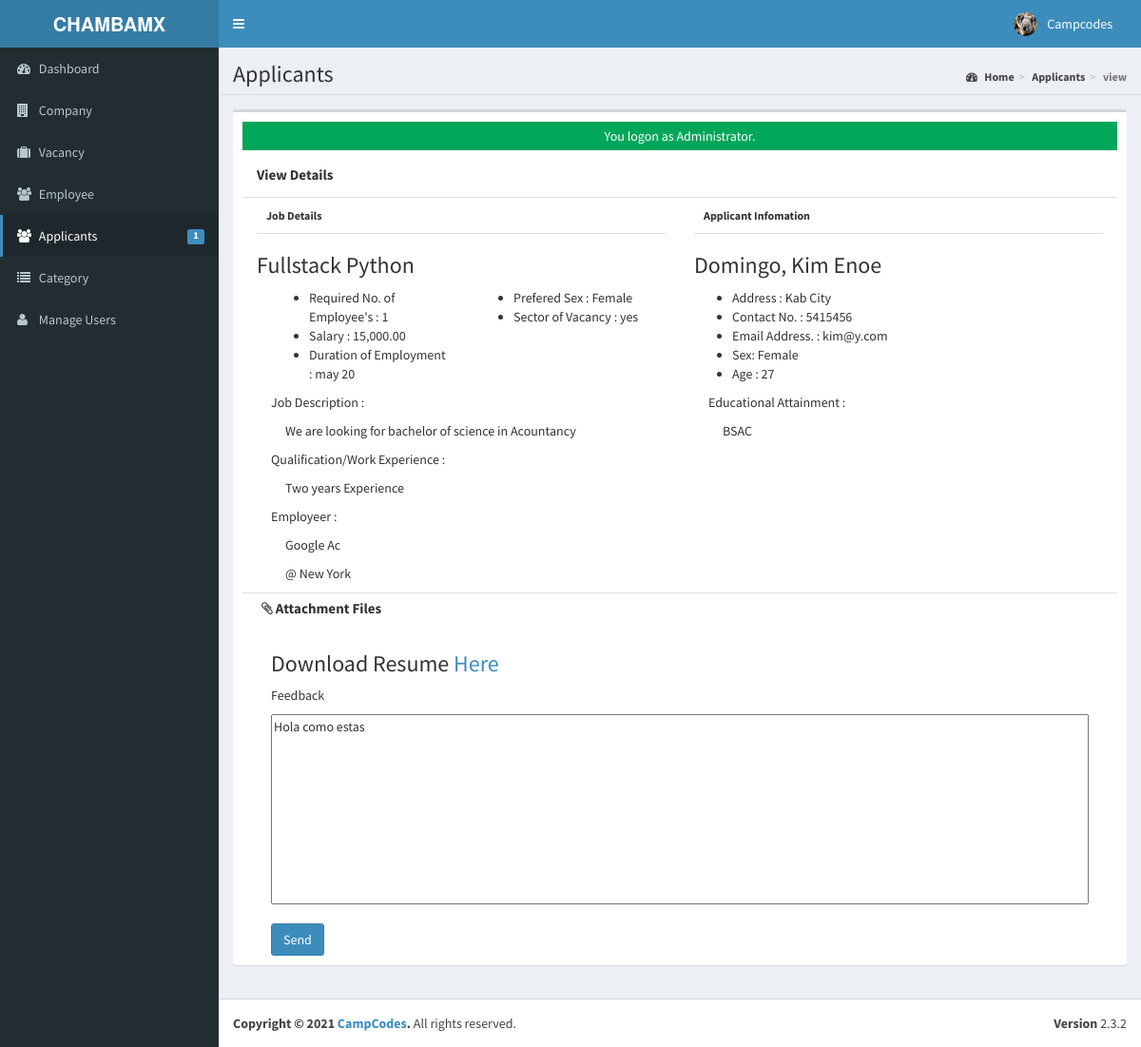
The app's page /admin/applicants/index.php?view=view&id=1 (signed in) with its own data.
### tables this page shows
CREATE TABLE `t_usuarios` (
  `USERID` varchar(30) NOT NULL,
  `FULLNAME` varchar(40) NOT NULL,
  `USERNAME` varchar(90) NOT NULL,
  `PASS` varchar(90) NOT NULL,
  `ROLE` varchar(30) NOT NULL,
  `PICLOCATION` varchar(255) NOT NULL
);

CREATE TABLE `t_empleos` (
  `JOBID` int(11) NOT NULL,
  `COMPANYID` int(11) NOT NULL,
  `CATEGORY` varchar(250) NOT NULL,
  `OCCUPATIONTITLE` varchar(90) NOT NULL,
  `REQ_NO_EMPLOYEES` int(11) NOT NULL,
  `SALARIES` double NOT NULL,
  `DURATION_EMPLOYEMENT` varchar(90) NOT NULL,
  `QUALIFICATION_WORKEXPERIENCE` text NOT NULL,
  `JOBDESCRIPTION` text NOT NULL,
  `PREFEREDSEX` varchar(30) NOT NULL,
  `SECTOR_VACANCY` text NOT NULL,
  `JOBSTATUS` varchar(90) NOT NULL,
  `DATEPOSTED` datetime NOT NULL
);

CREATE TABLE `t_compania` (
  `COMPANYID` int(11) NOT NULL,
  `COMPANYNAME` varchar(90) NOT NULL,
  `COMPANYADDRESS` varchar(90) NOT NULL,
  `COMPANYCONTACTNO` varchar(30) NOT NULL,
  `COMPANYSTATUS` varchar(90) NOT NULL,
  `COMPANYMISSION` text NOT NULL
);

CREATE TABLE `t_candidatos` (
  `APPLICANTID` int(11) NOT NULL,
  `FNAME` varchar(90) NOT NULL,
  `LNAME` varchar(90) NOT NULL,
  `MNAME` varchar(90) NOT NULL,
  `ADDRESS` varchar(255) NOT NULL,
  `SEX` varchar(11) NOT NULL,
  `CIVILSTATUS` varchar(30) NOT NULL,
  `BIRTHDATE` date NOT NULL,
  `BIRTHPLACE` varchar(255) NOT NULL,
  `AGE` int(2) NOT NULL,
  `USERNAME` varchar(90) NOT NULL,
  `PASS` varchar(90) NOT NULL,
  `EMAILADDRESS` varchar(90) NOT NULL,
  `CONTACTNO` varchar(90) NOT NULL,
  `DEGREE` text NOT NULL,
  `APPLICANTPHOTO` varchar(255) NOT NULL,
  `NATIONALID` varchar(255) NOT NULL
);

CREATE TABLE `t_empleos_aplicados` (
  `REGISTRATIONID` int(11) NOT NULL,
  `COMPANYID` int(11) NOT NULL,
  `JOBID` int(11) NOT NULL,
  `APPLICANTID` int(11) NOT NULL,
  `APPLICANT` varchar(90) NOT NULL,
  `REGISTRATIONDATE` date NOT NULL,
  `REMARKS` varchar(255) NOT NULL DEFAULT 'Pending',
  `FILEID` varchar(30) DEFAULT NULL,
  `PENDINGAPPLICATION` tinyint(1) NOT NULL DEFAULT '1',
  `HVIEW` tinyint(1) NOT NULL DEFAULT '1',
  `DATETIMEAPPROVED` datetime NOT NULL
);

### admin/applicants/index.php (called while the page is built, shortened)
<?php
require_once("../../include/initialize.php");
 $title="Applicants";
require_once ("../theme/templates.php");
?>

### include/database.php (called while the page is built, shortened)
<?php
class Database {
	var $sql_string = '';
	private $conn;
	public function open_connection() {
		$this->conn = mysqli_connect(server,user,pass);
		if(!$this->conn){
			echo "Problem in database connection! Contact administrator!";
			exit();
		}else{
			$db_select = mysqli_select_db($this->conn,database_name);
		}
	}
	function setQuery($sql='') {
		$this->sql_string=$sql;
	}
	function executeQuery() {
		$result = mysqli_query($this->conn,$this->sql_string);
		return $result;
	}
	private function confirm_query($result) {
		return $result;
	}
	function loadSingleResult() {
		$cur = $this->executeQuery();
		while ($row = mysqli_fetch_object($cur)) {
		return $data = $row;
		}
	}
}
$mydb = new Database();
?>

### include/accounts.php (called while the page is built, shortened)
<?php
require_once(LIB_PATH.DS.'database.php');
class User {
	protected static  $tblname = "t_usuarios";
	function single_user($id=""){
			global $mydb;
			$mydb->setQuery("SELECT * FROM ".self::$tblname."
				Where USERID= '{$id}' LIMIT 1");
			$cur = $mydb->loadSingleResult();
			return $cur;
	}
}
?>

### include/function.php (called while the page is built, shortened)
<?php
function currentpage(){
		$this_page = $_SERVER['SCRIPT_NAME'];
	    $bits = explode('/',$this_page);
		 return $bits[3];
	}
		?>

### include/jobregistration.php (called while the page is built, shortened)
<?php
require_once(LIB_PATH.DS.'database.php');
class JobRegistration {
	protected static  $tblname = "t_empleos_aplicados";
	function single_jobregistration($id=""){
			global $mydb;
			$mydb->setQuery("SELECT * FROM ".self::$tblname."
				Where REGISTRATIONID= '{$id}' LIMIT 1");
			$cur = $mydb->loadSingleResult();
			return $cur;
	}
}
?>

### include/job.php (called while the page is built, shortened)
<?php
require_once(LIB_PATH.DS.'database.php');
class Jobs {
	protected static  $tblname = "t_empleos";
	function single_job($id=""){
			global $mydb;
			$mydb->setQuery("SELECT * FROM ".self::$tblname."
				Where JOBID= '{$id}' LIMIT 1");
			$cur = $mydb->loadSingleResult();
			return $cur;
	}
}
?>

### include/companies.php (called while the page is built, shortened)
<?php
require_once(LIB_PATH.DS.'database.php');
class Company {
	protected static  $tblname = "t_compania";
	function single_company($id=""){
			global $mydb;
			$mydb->setQuery("SELECT * FROM ".self::$tblname."
				Where COMPANYID= '{$id}' LIMIT 1");
			$cur = $mydb->loadSingleResult();
			return $cur;
	}
}
?>

### include/applicant.php (called while the page is built, shortened)
<?php
require_once(LIB_PATH.DS.'database.php');
class Applicants {
	protected static  $tblname = "t_candidatos";
	function single_applicant($id=""){
			global $mydb;
			$mydb->setQuery("SELECT * FROM ".self::$tblname."
				Where APPLICANTID= '{$id}' LIMIT 1");
			$cur = $mydb->loadSingleResult();
			return $cur;
	}
}
?>

### admin/applicants/view.php (the view, shortened to what this page needs)
<?php
global $mydb;
	$red_id = isset($_GET['id']) ? $_GET['id'] : '';
	$jobregistration = New JobRegistration();
	$jobreg = $jobregistration->single_jobregistration($red_id);
	$applicant = new Applicants();
	$appl = $applicant->single_applicant($jobreg->APPLICANTID);
	$jobvacancy = New Jobs();
	$job = $jobvacancy->single_job($jobreg->JOBID);
	$company = new Company();
	$comp = $company->single_company($jobreg->COMPANYID);
	$sql = "SELECT * FROM `t_archivos_cv` WHERE `FILEID`=" .$jobreg->FILEID;
	$mydb->setQuery($sql);
	$attachmentfile = $mydb->loadSingleResult();
?>
<form action="controller.php?action=approve" method="POST">
<div class="col-sm-12 content-header" style="">View Details</div>
<div class="col-sm-6 content-body" >
	<p>Job Details</p>
	<h3><?php echo $job->OCCUPATIONTITLE; ?></h3>
	<div class="col-sm-6">
		<ul>
            <li><i class="fp-ht-bed"></i>Required No. of Employee's : <?php echo $job->REQ_NO_EMPLOYEES; ?></li>
            <li><i class="fp-ht-food"></i>Salary : <?php echo number_format($job->SALARIES,2);  ?></li>
            <li><i class="fa fa-sun-"></i>Duration of Employment : <?php echo $job->DURATION_EMPLOYEMENT; ?></li>
        </ul>
	</div>
	<div class="col-sm-6">
		<ul>
            <li><i class="fp-ht-tv"></i>Prefered Sex : <?php echo $job->PREFEREDSEX; ?></li>
            <li><i class="fp-ht-computer"></i>Sector of Vacancy : <?php echo $job->SECTOR_VACANCY; ?></li>
        </ul>
	</div>
	<div class="col-sm-12">
		<p>Job Description : </p>
		<p style="margin-left: 15px;"><?php echo $job->JOBDESCRIPTION;?></p>
	</div>
	<div class="col-sm-12">
		<p>Qualification/Work Experience : </p>
		<p style="margin-left: 15px;"><?php echo $job->QUALIFICATION_WORKEXPERIENCE; ?></p>
	</div>
	<div class="col-sm-12">
		<p>Employeer : </p>
		<p style="margin-left: 15px;"><?php echo $comp->COMPANYNAME ; ?></p>
		<p style="margin-left: 15px;">@ <?php echo $comp->COMPANYADDRESS ; ?></p>
	</div>
</div>
<div class="col-sm-6 content-body" >
	<p>Applicant Infomation</p>
	<h3> <?php echo $appl->LNAME. ', ' .$appl->FNAME . ' ' . $appl->MNAME;?></h3>
	<ul>
		<li>Address : <?php echo $appl->ADDRESS; ?></li>
		<li>Contact No. : <?php echo $appl->CONTACTNO;?></li>
		<li>Email Address. : <?php echo $appl->EMAILADDRESS;?></li>
		<li>Sex: <?php echo $appl->SEX;?></li>
		<li>Age : <?php echo $appl->AGE;?></li>
	</ul>
	<div class="col-sm-12">
		<p>Educational Attainment : </p>
		<p style="margin-left: 15px;"><?php echo $appl->DEGREE;?></p>
	</div>
</div>
<div class="col-sm-12 content-footer">
<p><i class="fa fa-paperclip"></i>  Attachment Files</p>
	<div class="col-sm-12 slider">
		 <h3>Download Resume <a href="<?php echo web_root.'applicant/'.$attachmentfile->FILE_LOCATION; ?>">Here</a></h3>
	</div>
	<div class="col-sm-12">
		<p>Feedback</p>
		<textarea class="input-group" name="REMARKS"><?php echo isset($jobreg->REMARKS) ? $jobreg->REMARKS : ""; ?></textarea>
	</div>
	<div class="col-sm-12  submitbutton ">
		<button type="submit" name="submit" class="btn btn-primary">Send</button>
	</div>
</div>
</form>

### admin/theme/templates.php (shortened to what this page needs)
<!DOCTYPE html>
<html>
    <head>
        <link rel="stylesheet" href="<?php echo web_root;?>bootstrap/css/bootstrap.min.css">
        <link rel="stylesheet" href="<?php echo web_root;?>plugins/font-awesome/css/font-awesome.min.css">
        <link rel="stylesheet" href="<?php echo web_root;?>dist/css/AdminLTE.min.css">
        <link rel="stylesheet" href="<?php echo web_root;?>dist/css/skins/_all-skins.min.css">
        <link rel="stylesheet" href="<?php echo web_root;?>plugins/iCheck/flat/blue.css">
        <link rel="stylesheet" href="<?php echo web_root;?>plugins/morris/morris.css">
        <link rel="stylesheet" href="<?php echo web_root;?>plugins/jvectormap/jquery-jvectormap-1.2.2.css">
        <link href="<?php echo web_root; ?>plugins/datepicker/bootstrap-datetimepicker.min.css" rel="stylesheet" media="screen">
        <link rel="stylesheet" href="<?php echo web_root;?>plugins/dataTables/jquery.dataTables.min.css">
        <link rel="stylesheet" href="<?php    echo web_root;?>plugins/bootstrap-wysihtml5/bootstrap3-wysihtml5.min.css">
    </head>
 <body class="hold-transition skin-blue fixed sidebar-mini">
<div class="wrapper">
  <header class="main-header">
    <a href="<?php echo web_root;?>/admin/" class="logo">
      <span class="logo-lg"><b>CHAMBAMX</b></span>
    </a>
    <nav class="navbar navbar-static-top" role="navigation">
      <a href="#" class="sidebar-toggle" data-toggle="offcanvas" role="button">
      </a>
      <div class="navbar-custom-menu">
        <ul class="nav navbar-nav">
          <?php
              $user = New User();
              $singleuser = $user->single_user($_SESSION['ADMIN_USERID']);
          ?>
          <li class="dropdown user user-menu" style="padding-right: 15px;"  >
            <a href="#" class="dropdown-toggle" data-toggle="dropdown">
              <img src="<?php echo web_root.'admin/user/'. $singleuser->PICLOCATION;?>" class="user-image" alt="User Image">
              <span class="hidden-xs"><?php echo $singleuser->FULLNAME; ?></span>
            </a>
          </li>
        </ul>
      </div>
    </nav>
  </header>
  <aside class="main-sidebar">
    <section class="sidebar">
      <ul class="sidebar-menu">
        <li  class="<?php echo (currentpage() == 'index.php') ? "active" : false;?>" >
          <a href="<?php echo web_root ;?>admin/">
            <i class="fa fa-dashboard"></i> <span>Dashboard</span>
          </a>
        </li>
        <li class="<?php echo (currentpage() == 'company') ? "active" : false;?>" >
          <a href="<?php echo web_root ;?>admin/company/">
            <i class="fa fa-building"></i> <span>Company</span>
          </a>
        </li>
        <li class="<?php echo (currentpage() == 'vacancy') ? "active" : false;?>" >
          <a href="<?php echo web_root ;?>admin/vacancy/">
            <i class="fa fa-suitcase"></i> <span>Vacancy</span>
          </a>
        </li>
        <li class="<?php echo (currentpage() == 'employee') ? "active" : false;?>" >
          <a href="<?php echo web_root ;?>admin/employee/">
            <i class="fa fa-users"></i> <span>Employee</span>
          </a>
        </li>
        <li class="<?php echo (currentpage() == 'applicants') ? "active" : false;?>" >
          <a href="<?php echo web_root ;?>admin/applicants/">
            <i class="fa fa-users"></i> <span>Applicants</span>
            <span class="label label-primary pull-right">
              <?php
                $sql = "SELECT count(*) as 'APPL' FROM `t_empleos_aplicados` WHERE `PENDINGAPPLICATION`=1";
                $mydb->setQuery($sql);
                $pending = $mydb->loadSingleResult();
                echo $pending->APPL;
              ?>
            </span>
          </a>
        </li>
        <li class="<?php echo (currentpage() == 'category') ? "active" : false;?>" >
          <a href="<?php echo web_root ;?>admin/category/">
            <i class="fa fa-list"></i> <span>Category</span>
          </a>
        </li>
         <li class="<?php echo (currentpage() == 'user') ? "active" : false;?>">
          <a href="<?php echo web_root; ?>admin/user/">
            <i class="fa fa-user"></i> <span>Manage Users</span> </a>
        </li>
      </ul>
    </section>
  </aside>
  <div class="content-wrapper">
  <section class="content-header">
      <h1>
        <?php echo isset($title) ? $title : ''; ?>
      </h1>
      <ol class="breadcrumb">
        <?php
         if ($title!='Home') {
            $active_title = '';
            if (isset($_GET['view'])) {
              $active_title = '<li class='.$active_title.'><a href="index.php">'.$title.'</a></li>';
            }else{
              $active_title = '<li class='.$active_title.'>'.$title.'</li>';
            }
            echo '<li><a href='.web_root.'admin/><i class="fa fa-dashboard"></i> Home</a></li>';
            echo  $active_title;
            echo  isset($_GET['view']) ? '<li class="active">'.$_GET['view'].'</li>' : '';
          }
        ?>
      </ol>
    </section>
         <section class="content">
          <div class="row">
            <div class="col-xs-12">
              <div class="box">
                <div class="box-body">
              <?php
               require_once $content;
               ?>
             </div>
             </div>
           </div>
         </div>
         </section>
 </div>
  <footer class="main-footer">
    <div class="pull-right hidden-xs">
      <b>Version</b> 2.3.2
    </div>
    <strong>Copyright &copy; 2021 <a href="#">CampCodes</a>.</strong> All rights
    reserved.
  </footer>
    </body>
</html>

### admin/applicants/view.php (style rules this page uses)
.content-header { min-height: 50px; border-bottom: 1px solid #ddd; font-size: 15px; font-weight: bold; }
.content-body { min-height: 350px; }
.content-body >p { padding:10px; font-size: 12px; font-weight: bold; border-bottom: 1px solid #ddd; }
.content-footer { min-height: 100px; border-top: 1px solid #ddd; }
.content-footer > p { padding:5px; font-size: 15px; font-weight: bold; }
.content-footer textarea { width: 100%; height: 200px; }
.content-footer .submitbutton { margin-top: 20px; }

### records on screen
t_usuarios: PICLOCATION (picture), FULLNAME "Campcodes"
t_empleos: OCCUPATIONTITLE "Fullstack Python", REQ_NO_EMPLOYEES "1", SALARIES "15,000.00", DURATION_EMPLOYEMENT "may 20", PREFEREDSEX "Female", SECTOR_VACANCY "yes", JOBDESCRIPTION "We are looking for bachelor of science in Acountancy", QUALIFICATION_WORKEXPERIENCE "Two years Experience"
t_compania: COMPANYNAME "Google Ac", COMPANYADDRESS "New York"
t_candidatos: LNAME "Domingo", FNAME "Kim", MNAME "Enoe", ADDRESS "Kab City", CONTACTNO "5415456", EMAILADDRESS "kim@y.com", SEX "Female", AGE "27", DEGREE "BSAC"
t_empleos_aplicados: REMARKS "Hola como estas"

### other values on screen
$pending->APPL "1"
$title "Applicants"
$_GET['view'] "view"
$_SESSION['message'] "You logon as Administrator."
